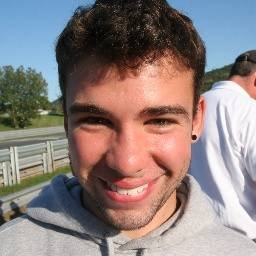
#> input picture golden_test/real/DSLR/real_01.jpg, 256 x 256 px
$ python -i generate_massive_social_dataset.py   (imports and definitions only)
#> lines starting #> are read from the running program, lines starting #| are printed output that depends on the picture
#> further down, picture is the input picture: PIL image 256x256 RGB; mean R, G, B 141.5, 128.2, 126.5
#!/usr/bin/env python3
"""Multi-threaded high-throughput synthesizer for social-media-style re-encodings.

Generates 360,000 multi-platform images (Instagram, LinkedIn, Pinterest, Facebook,
Snapchat, Inpainting, and Diffusion) across 24 CPU worker processes to form
a master 500,000-image balanced dataset.

Every output is a filtered copy of a faces-140k *training* image, so:
  * copies must stay in the training split (``expand_training_dataset.py``
    enforces this) — a copy in validation leaks its source;
  * the "diffusion" and "inpaint" folders are NOT diffusion output: they are
    PIL smoothing / patch-blur filters over StyleGAN faces. A model trained on
    them learns "blurred StyleGAN face", not Stable Diffusion, Flux, DALL-E,
    Midjourney, GPT-image or Gemini output.
"""

from __future__ import annotations

import io
import math
import os
import random
import sys
import time
from concurrent.futures import ProcessPoolExecutor
from pathlib import Path
from PIL import Image, ImageEnhance, ImageFilter, ImageDraw

REPO_ROOT = Path(__file__).resolve().parents[1]
SRC_REAL = REPO_ROOT / "data" / "raw" / "faces-140k" / "real_vs_fake" / "real-vs-fake" / "train" / "real"
SRC_FAKE = REPO_ROOT / "data" / "raw" / "faces-140k" / "real_vs_fake" / "real-vs-fake" / "train" / "fake"
OUT_BASE = REPO_ROOT / "data" / "raw" / "massive_social"


# ------------------------------------------------------------- Platform Encoders
# [35 lines left out: functions encode_instagram, encode_linkedin, encode_pinterest, encode_facebook, not called in this run]


def encode_snapchat(image: Image.Image) -> Image.Image:
    """Snapchat: 9:16 mobile resolution, CMOS high ISO noise, lossy JPEG Q=65."""
    image = image.filter(ImageFilter.GaussianBlur(random.uniform(0.3, 0.6)))
    image = ImageEnhance.Brightness(image).enhance(random.uniform(0.9, 1.1))
    buf = io.BytesIO()
    image.save(buf, format="JPEG", quality=random.randint(62, 68))
    buf.seek(0)
    return Image.open(buf).convert("RGB")
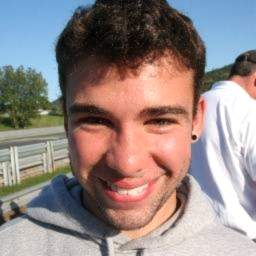
#> returned value: PIL image 256x256 RGB; mean R, G, B 147.8, 134.1, 132.2


# [21 lines left out: functions encode_inpaint_fake, encode_diffusion_fake, not called in this run]


ENCODERS = {
    "instagram": encode_instagram,
    "linkedin": encode_linkedin,
    "pinterest": encode_pinterest,
    "facebook": encode_facebook,
    "snapchat": encode_snapchat,
    "inpaint": encode_inpaint_fake,
    "diffusion": encode_diffusion_fake,
}


# [80 lines left out: functions process_batch, main, not called in this run]


# [2 lines not run here, left out]

>>> from PIL import Image
>>> picture = Image.open('../golden_test/real/DSLR/real_01.jpg')
>>> result = encode_snapchat(picture)
